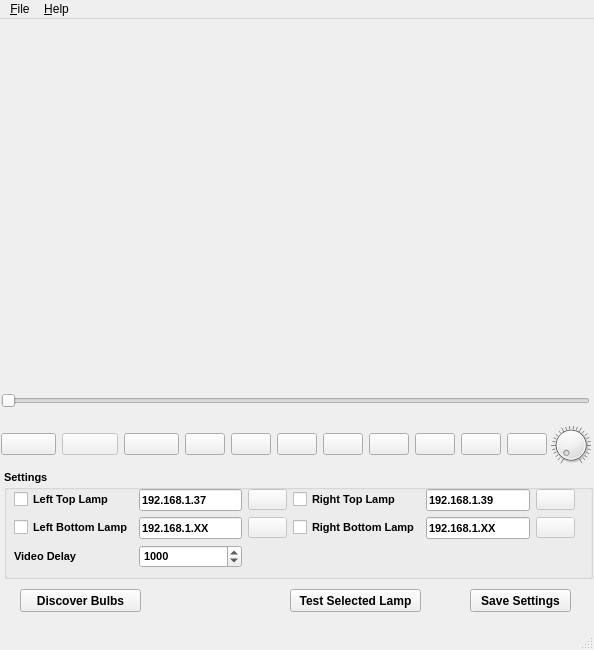
<?xml version="1.0" encoding="UTF-8"?>
<ui version="4.0">
 <class>MainWindow</class>
 <widget class="QMainWindow" name="MainWindow">
  <property name="windowModality">
   <enum>Qt::NonModal</enum>
  </property>
  <property name="geometry">
   <rect>
    <x>0</x>
    <y>0</y>
    <width>594</width>
    <height>650</height>
   </rect>
  </property>
  <property name="sizePolicy">
   <sizepolicy hsizetype="Preferred" vsizetype="Preferred">
    <horstretch>0</horstretch>
    <verstretch>0</verstretch>
   </sizepolicy>
  </property>
  <property name="maximumSize">
   <size>
    <width>600</width>
    <height>650</height>
   </size>
  </property>
  <property name="contextMenuPolicy">
   <enum>Qt::NoContextMenu</enum>
  </property>
  <property name="windowTitle">
   <string>Ambilight Media Player</string>
  </property>
  <property name="windowIcon">
   <iconset>
    <normaloff>images/logo.gif</normaloff>images/logo.gif</iconset>
  </property>
  <widget class="QWidget" name="centralwidget">
   <widget class="QWidget" name="verticalLayoutWidget">
    <property name="geometry">
     <rect>
      <x>0</x>
      <y>370</y>
      <width>591</width>
      <height>24</height>
     </rect>
    </property>
    <layout class="QVBoxLayout" name="verticalLayout">
     <property name="leftMargin">
      <number>1</number>
     </property>
     <property name="rightMargin">
      <number>1</number>
     </property>
     <item>
      <widget class="QSlider" name="progressSlider">
       <property name="toolTip">
        <string extracomment="Progress"/>
       </property>
       <property name="maximum">
        <number>100</number>
       </property>
       <property name="sliderPosition">
        <number>0</number>
       </property>
       <property name="orientation">
        <enum>Qt::Horizontal</enum>
       </property>
      </widget>
     </item>
    </layout>
   </widget>
   <widget class="QWidget" name="gridLayoutWidget">
    <property name="geometry">
     <rect>
      <x>0</x>
      <y>400</y>
      <width>548</width>
      <height>51</height>
     </rect>
    </property>
    <layout class="QGridLayout" name="gridLayout">
     <property name="leftMargin">
      <number>1</number>
     </property>
     <property name="rightMargin">
      <number>1</number>
     </property>
     <item row="0" column="0">
      <widget class="QPushButton" name="openButton">
       <property name="toolTip">
        <string extracomment="Open">Open Video</string>
       </property>
       <property name="text">
        <string/>
       </property>
       <property name="icon">
        <iconset>
         <normaloff>images/eject.gif</normaloff>images/eject.gif</iconset>
       </property>
       <property name="iconSize">
        <size>
         <width>32</width>
         <height>32</height>
        </size>
       </property>
      </widget>
     </item>
     <item row="0" column="1">
      <widget class="QPushButton" name="playButton">
       <property name="enabled">
        <bool>false</bool>
       </property>
       <property name="toolTip">
        <string extracomment="Play">Play Video</string>
       </property>
       <property name="text">
        <string/>
       </property>
       <property name="icon">
        <iconset>
         <normaloff>images/play.gif</normaloff>images/play.gif</iconset>
       </property>
       <property name="iconSize">
        <size>
         <width>32</width>
         <height>32</height>
        </size>
       </property>
      </widget>
     </item>
     <item row="0" column="2">
      <widget class="QPushButton" name="pauseButton">
       <property name="toolTip">
        <string extracomment="Pause">Pause Video</string>
       </property>
       <property name="text">
        <string/>
       </property>
       <property name="icon">
        <iconset>
         <normaloff>images/pause.gif</normaloff>images/pause.gif</iconset>
       </property>
       <property name="iconSize">
        <size>
         <width>32</width>
         <height>32</height>
        </size>
       </property>
      </widget>
     </item>
     <item row="0" column="3">
      <layout class="QGridLayout" name="gridLayout_2">
       <item row="0" column="4">
        <widget class="QPushButton" name="lastButton">
         <property name="toolTip">
          <string extracomment="Last Scene">Go to the last scene </string>
         </property>
         <property name="text">
          <string/>
         </property>
         <property name="icon">
          <iconset>
           <normaloff>images/last.gif</normaloff>images/last.gif</iconset>
         </property>
         <property name="iconSize">
          <size>
           <width>32</width>
           <height>32</height>
          </size>
         </property>
        </widget>
       </item>
       <item row="0" column="2">
        <widget class="QPushButton" name="preButton">
         <property name="toolTip">
          <string extracomment="Previous Scene">Go to previous scene</string>
         </property>
         <property name="text">
          <string/>
         </property>
         <property name="icon">
          <iconset>
           <normaloff>images/prev.gif</normaloff>images/prev.gif</iconset>
         </property>
         <property name="iconSize">
          <size>
           <width>32</width>
           <height>32</height>
          </size>
         </property>
        </widget>
       </item>
       <item row="0" column="1">
        <widget class="QPushButton" name="firstButton">
         <property name="toolTip">
          <string extracomment="First Scene">Go to the first scene</string>
         </property>
         <property name="text">
          <string/>
         </property>
         <property name="icon">
          <iconset>
           <normaloff>images/firts.gif</normaloff>images/firts.gif</iconset>
         </property>
         <property name="iconSize">
          <size>
           <width>32</width>
           <height>32</height>
          </size>
         </property>
        </widget>
       </item>
       <item row="0" column="0">
        <widget class="QPushButton" name="stopButton">
         <property name="toolTip">
          <string extracomment="Stop">Stop Video</string>
         </property>
         <property name="text">
          <string/>
         </property>
         <property name="icon">
          <iconset>
           <normaloff>images/stop.gif</normaloff>images/stop.gif</iconset>
         </property>
         <property name="iconSize">
          <size>
           <width>32</width>
           <height>32</height>
          </size>
         </property>
        </widget>
       </item>
       <item row="0" column="3">
        <widget class="QPushButton" name="nextButton">
         <property name="toolTip">
          <string extracomment="Next Scene">Go to next scene</string>
         </property>
         <property name="text">
          <string/>
         </property>
         <property name="icon">
          <iconset>
           <normaloff>images/next.gif</normaloff>images/next.gif</iconset>
         </property>
         <property name="iconSize">
          <size>
           <width>32</width>
           <height>32</height>
          </size>
         </property>
        </widget>
       </item>
       <item row="0" column="6">
        <widget class="QPushButton" name="settingsButton">
         <property name="toolTip">
          <string extracomment="Settings">Show/Hide Settings</string>
         </property>
         <property name="text">
          <string/>
         </property>
         <property name="icon">
          <iconset>
           <normaloff>images/lamp.gif</normaloff>images/lamp.gif</iconset>
         </property>
         <property name="iconSize">
          <size>
           <width>32</width>
           <height>32</height>
          </size>
         </property>
        </widget>
       </item>
       <item row="0" column="5">
        <widget class="QPushButton" name="fullscrButton">
         <property name="maximumSize">
          <size>
           <width>50</width>
           <height>50</height>
          </size>
         </property>
         <property name="sizeIncrement">
          <size>
           <width>50</width>
           <height>0</height>
          </size>
         </property>
         <property name="toolTip">
          <string extracomment="Last Scene">Full Screen</string>
         </property>
         <property name="text">
          <string/>
         </property>
         <property name="icon">
          <iconset>
           <normaloff>images/fullscr.gif</normaloff>images/fullscr.gif</iconset>
         </property>
         <property name="iconSize">
          <size>
           <width>32</width>
           <height>32</height>
          </size>
         </property>
        </widget>
       </item>
       <item row="0" column="7">
        <widget class="QPushButton" name="muteButton">
         <property name="maximumSize">
          <size>
           <width>50</width>
           <height>50</height>
          </size>
         </property>
         <property name="sizeIncrement">
          <size>
           <width>50</width>
           <height>0</height>
          </size>
         </property>
         <property name="toolTip">
          <string extracomment="Last Scene">Mute/On Sound</string>
         </property>
         <property name="text">
          <string/>
         </property>
         <property name="icon">
          <iconset>
           <normaloff>images/onmute.gif</normaloff>images/onmute.gif</iconset>
         </property>
         <property name="iconSize">
          <size>
           <width>32</width>
           <height>32</height>
          </size>
         </property>
        </widget>
       </item>
      </layout>
     </item>
    </layout>
   </widget>
   <widget class="QWidget" name="gridLayoutWidget_3">
    <property name="geometry">
     <rect>
      <x>550</x>
      <y>400</y>
      <width>42</width>
      <height>52</height>
     </rect>
    </property>
    <layout class="QGridLayout" name="gridLayout_3">
     <property name="leftMargin">
      <number>1</number>
     </property>
     <property name="rightMargin">
      <number>1</number>
     </property>
     <item row="0" column="1">
      <widget class="QDial" name="volumeDial">
       <property name="sizePolicy">
        <sizepolicy hsizetype="Preferred" vsizetype="Preferred">
         <horstretch>0</horstretch>
         <verstretch>0</verstretch>
        </sizepolicy>
       </property>
       <property name="maximumSize">
        <size>
         <width>40</width>
         <height>40</height>
        </size>
       </property>
       <property name="sizeIncrement">
        <size>
         <width>300</width>
         <height>300</height>
        </size>
       </property>
       <property name="baseSize">
        <size>
         <width>300</width>
         <height>300</height>
        </size>
       </property>
       <property name="toolTip">
        <string>Volume Setting</string>
       </property>
       <property name="maximum">
        <number>100</number>
       </property>
       <property name="value">
        <number>0</number>
       </property>
       <property name="tracking">
        <bool>true</bool>
       </property>
       <property name="orientation">
        <enum>Qt::Horizontal</enum>
       </property>
       <property name="invertedAppearance">
        <bool>false</bool>
       </property>
       <property name="invertedControls">
        <bool>false</bool>
       </property>
       <property name="wrapping">
        <bool>false</bool>
       </property>
       <property name="notchesVisible">
        <bool>true</bool>
       </property>
      </widget>
     </item>
    </layout>
   </widget>
   <widget class="QGroupBox" name="settingsBox">
    <property name="enabled">
     <bool>true</bool>
    </property>
    <property name="geometry">
     <rect>
      <x>4</x>
      <y>451</y>
      <width>589</width>
      <height>109</height>
     </rect>
    </property>
    <property name="font">
     <font>
      <pointsize>8</pointsize>
      <weight>75</weight>
      <bold>true</bold>
     </font>
    </property>
    <property name="title">
     <string>Settings</string>
    </property>
    <widget class="QWidget" name="layoutWidget">
     <property name="geometry">
      <rect>
       <x>10</x>
       <y>19</y>
       <width>561</width>
       <height>82</height>
      </rect>
     </property>
     <layout class="QGridLayout" name="gridLayout_4">
      <item row="1" column="4">
       <widget class="QLineEdit" name="RightBottomIpEdit">
        <property name="font">
         <font>
          <weight>75</weight>
          <bold>true</bold>
         </font>
        </property>
        <property name="text">
         <string>192.168.1.XX</string>
        </property>
       </widget>
      </item>
      <item row="0" column="5">
       <widget class="QPushButton" name="RightTopLamp">
        <property name="enabled">
         <bool>false</bool>
        </property>
        <property name="toolTip">
         <string extracomment="Open"/>
        </property>
        <property name="text">
         <string/>
        </property>
        <property name="icon">
         <iconset>
          <normaloff>images/lamp.png</normaloff>
          <normalon>images/lamp.gif</normalon>images/lamp.png</iconset>
        </property>
        <property name="iconSize">
         <size>
          <width>16</width>
          <height>16</height>
         </size>
        </property>
       </widget>
      </item>
      <item row="1" column="3">
       <widget class="QCheckBox" name="RightBottomBox">
        <property name="font">
         <font>
          <weight>75</weight>
          <bold>true</bold>
         </font>
        </property>
        <property name="text">
         <string>Right Bottom Lamp</string>
        </property>
       </widget>
      </item>
      <item row="1" column="5">
       <widget class="QPushButton" name="RightBottomLamp">
        <property name="enabled">
         <bool>false</bool>
        </property>
        <property name="toolTip">
         <string extracomment="Open"/>
        </property>
        <property name="text">
         <string/>
        </property>
        <property name="icon">
         <iconset>
          <normaloff>images/lamp.png</normaloff>
          <normalon>images/lamp.gif</normalon>images/lamp.png</iconset>
        </property>
        <property name="iconSize">
         <size>
          <width>16</width>
          <height>16</height>
         </size>
        </property>
       </widget>
      </item>
      <item row="0" column="4">
       <widget class="QLineEdit" name="RightTopIpEdit">
        <property name="font">
         <font>
          <weight>75</weight>
          <bold>true</bold>
         </font>
        </property>
        <property name="text">
         <string>192.168.1.39</string>
        </property>
       </widget>
      </item>
      <item row="1" column="1">
       <widget class="QLineEdit" name="LeftBottomIpEdit">
        <property name="font">
         <font>
          <weight>75</weight>
          <bold>true</bold>
         </font>
        </property>
        <property name="text">
         <string>192.168.1.XX</string>
        </property>
       </widget>
      </item>
      <item row="0" column="0">
       <widget class="QCheckBox" name="LeftTopBox">
        <property name="font">
         <font>
          <weight>75</weight>
          <bold>true</bold>
         </font>
        </property>
        <property name="text">
         <string>Left Top Lamp</string>
        </property>
       </widget>
      </item>
      <item row="0" column="1">
       <widget class="QLineEdit" name="LeftTopIpEdit">
        <property name="font">
         <font>
          <weight>75</weight>
          <bold>true</bold>
         </font>
        </property>
        <property name="text">
         <string>192.168.1.37</string>
        </property>
       </widget>
      </item>
      <item row="1" column="0">
       <widget class="QCheckBox" name="LeftBottomBox">
        <property name="font">
         <font>
          <weight>75</weight>
          <bold>true</bold>
         </font>
        </property>
        <property name="text">
         <string>Left Bottom Lamp</string>
        </property>
       </widget>
      </item>
      <item row="0" column="2">
       <widget class="QPushButton" name="LeftTopLamp">
        <property name="enabled">
         <bool>false</bool>
        </property>
        <property name="toolTip">
         <string extracomment="Open"/>
        </property>
        <property name="text">
         <string/>
        </property>
        <property name="icon">
         <iconset>
          <normaloff>images/lamp.gif</normaloff>images/lamp.gif</iconset>
        </property>
        <property name="iconSize">
         <size>
          <width>16</width>
          <height>16</height>
         </size>
        </property>
       </widget>
      </item>
      <item row="1" column="2">
       <widget class="QPushButton" name="LeftBottomLamp">
        <property name="enabled">
         <bool>false</bool>
        </property>
        <property name="toolTip">
         <string extracomment="Open"/>
        </property>
        <property name="text">
         <string/>
        </property>
        <property name="icon">
         <iconset>
          <normaloff>images/lamp.png</normaloff>
          <normalon>images/lamp.gif</normalon>images/lamp.png</iconset>
        </property>
        <property name="iconSize">
         <size>
          <width>16</width>
          <height>16</height>
         </size>
        </property>
       </widget>
      </item>
      <item row="0" column="3">
       <widget class="QCheckBox" name="RightTopBox">
        <property name="font">
         <font>
          <weight>75</weight>
          <bold>true</bold>
         </font>
        </property>
        <property name="text">
         <string>Right Top Lamp</string>
        </property>
       </widget>
      </item>
      <item row="2" column="1">
       <widget class="QSpinBox" name="videodelaySpin">
        <property name="maximum">
         <number>999999999</number>
        </property>
        <property name="singleStep">
         <number>10</number>
        </property>
        <property name="value">
         <number>1000</number>
        </property>
       </widget>
      </item>
      <item row="2" column="0">
       <widget class="QLabel" name="label">
        <property name="text">
         <string>Video Delay</string>
        </property>
       </widget>
      </item>
     </layout>
    </widget>
   </widget>
   <widget class="QWidget" name="videowidget" native="true">
    <property name="geometry">
     <rect>
      <x>0</x>
      <y>-1</y>
      <width>591</width>
      <height>361</height>
     </rect>
    </property>
    <property name="sizePolicy">
     <sizepolicy hsizetype="Maximum" vsizetype="Maximum">
      <horstretch>0</horstretch>
      <verstretch>0</verstretch>
     </sizepolicy>
    </property>
    <widget class="QWidget" name="verticalLayoutWidget_2">
     <property name="geometry">
      <rect>
       <x>-1</x>
       <y>1</y>
       <width>601</width>
       <height>361</height>
      </rect>
     </property>
     <layout class="QVBoxLayout" name="playvideoLayout">
      <property name="spacing">
       <number>0</number>
      </property>
      <property name="sizeConstraint">
       <enum>QLayout::SetDefaultConstraint</enum>
      </property>
     </layout>
    </widget>
   </widget>
   <widget class="QPushButton" name="discoverButton">
    <property name="geometry">
     <rect>
      <x>20</x>
      <y>570</y>
      <width>121</width>
      <height>23</height>
     </rect>
    </property>
    <property name="font">
     <font>
      <pointsize>9</pointsize>
      <weight>75</weight>
      <bold>true</bold>
     </font>
    </property>
    <property name="text">
     <string>Discover Bulbs</string>
    </property>
   </widget>
   <widget class="QPushButton" name="testButton">
    <property name="geometry">
     <rect>
      <x>290</x>
      <y>570</y>
      <width>131</width>
      <height>23</height>
     </rect>
    </property>
    <property name="font">
     <font>
      <pointsize>9</pointsize>
      <weight>75</weight>
      <bold>true</bold>
     </font>
    </property>
    <property name="text">
     <string>Test Selected Lamp</string>
    </property>
   </widget>
   <widget class="QPushButton" name="saveSetButton">
    <property name="geometry">
     <rect>
      <x>470</x>
      <y>570</y>
      <width>101</width>
      <height>23</height>
     </rect>
    </property>
    <property name="font">
     <font>
      <pointsize>9</pointsize>
      <weight>75</weight>
      <bold>true</bold>
     </font>
    </property>
    <property name="text">
     <string>Save Settings</string>
    </property>
   </widget>
  </widget>
  <widget class="QMenuBar" name="menubar">
   <property name="geometry">
    <rect>
     <x>0</x>
     <y>0</y>
     <width>594</width>
     <height>21</height>
    </rect>
   </property>
   <widget class="QMenu" name="menu_File">
    <property name="title">
     <string>&amp;File</string>
    </property>
    <addaction name="actionOpen"/>
    <addaction name="actionSettings"/>
    <addaction name="separator"/>
    <addaction name="actionExit"/>
   </widget>
   <widget class="QMenu" name="menu_Help">
    <property name="title">
     <string>&amp;Help</string>
    </property>
    <addaction name="actionProgram_User_s_Guide"/>
    <addaction name="actionAbout_Us"/>
   </widget>
   <addaction name="menu_File"/>
   <addaction name="menu_Help"/>
  </widget>
  <widget class="QStatusBar" name="statusbar"/>
  <action name="actionOpen">
   <property name="text">
    <string>O&amp;pen</string>
   </property>
  </action>
  <action name="actionExit">
   <property name="text">
    <string>E&amp;xit</string>
   </property>
  </action>
  <action name="actionSettings">
   <property name="text">
    <string>&amp;Save Settings</string>
   </property>
  </action>
  <action name="actionProgram_User_s_Guide">
   <property name="text">
    <string>Program User's Guide</string>
   </property>
  </action>
  <action name="actionAbout_Us">
   <property name="text">
    <string>About &amp;Us</string>
   </property>
  </action>
 </widget>
 <resources/>
 <connections/>
</ui>
